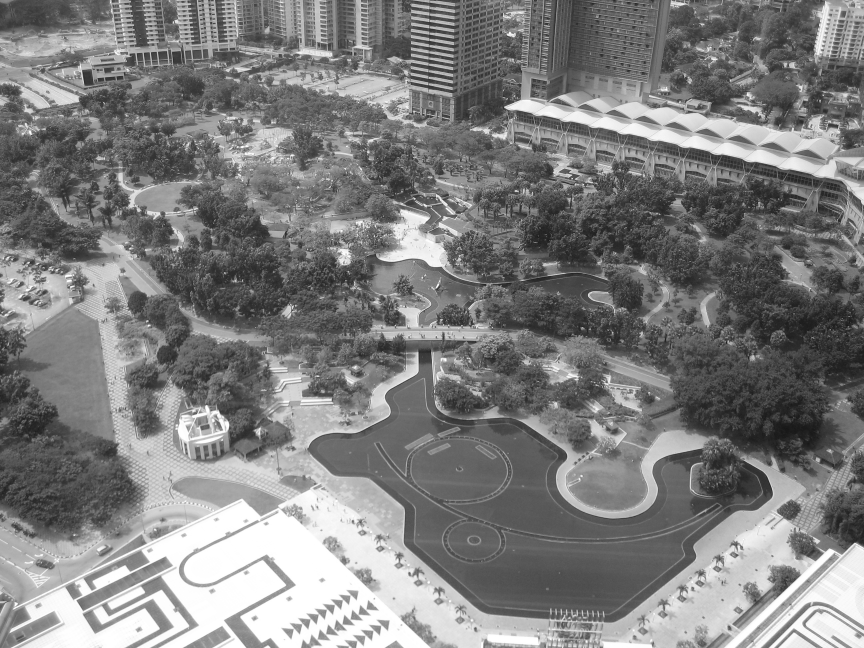
#> input picture 视觉/XLwork/XL2/klcc_a_gray.png, 2592 x 1944 px, found by its file name (shown at 1/3 size)
$ python '灰度级变换.py'
#> lines starting #> are read from the running program, lines starting #| are printed output that depends on the picture
from skimage import io,exposure
import numpy as np

# 图像灰度级指图像中的色度分量亮度的最大值与最小值之差的级别。


def main():
    img = io.imread('klcc_a_gray.png')
#> img is the input picture: shape (1944, 2592); min 5, max 255, mean 126.9
    io.imshow(img)
    io.show()
    img1 = exposure.rescale_intensity(img,(0,64))
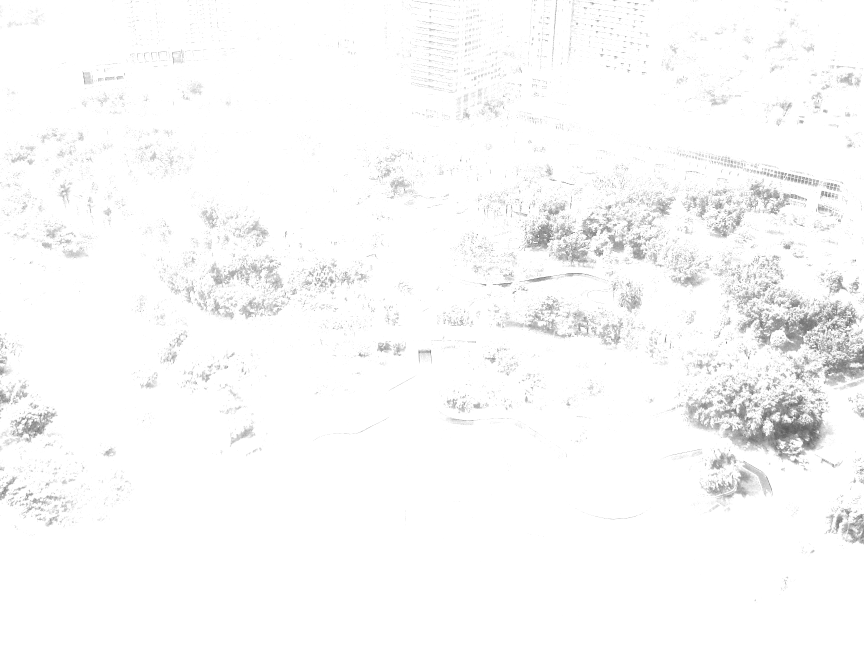
#> img1: shape (1944, 2592) (shown at 1/3 size); min 19, max 255, mean 250
    io.imshow(img1)
    io.show()
    # [9 lines of commented-out code are left out]
if __name__ == '__main__':
    main()
